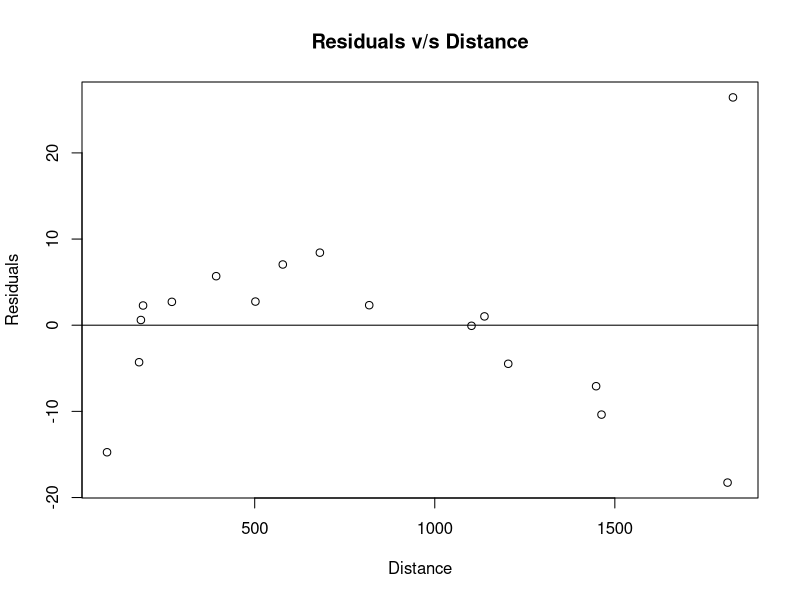
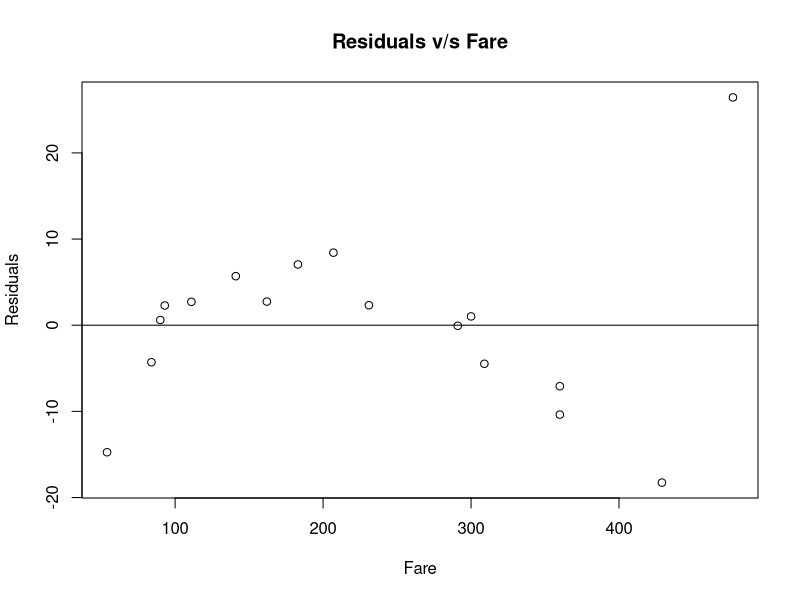
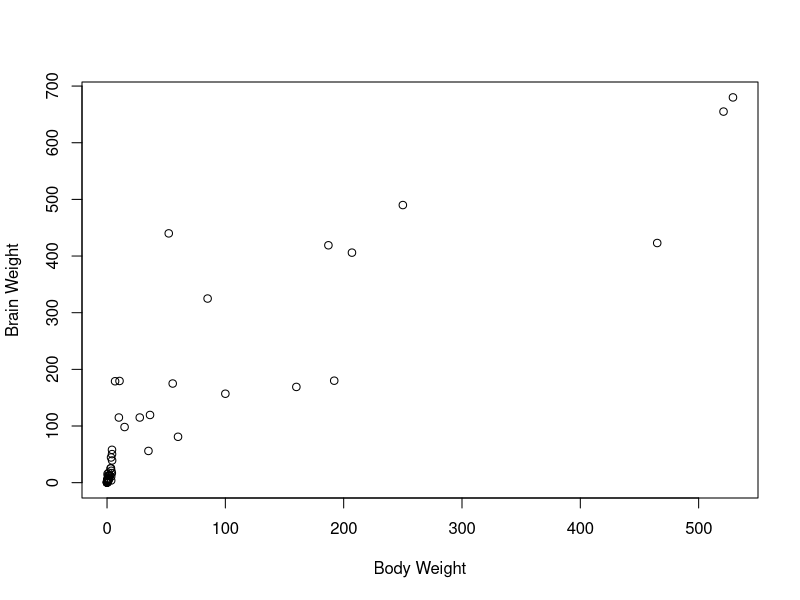
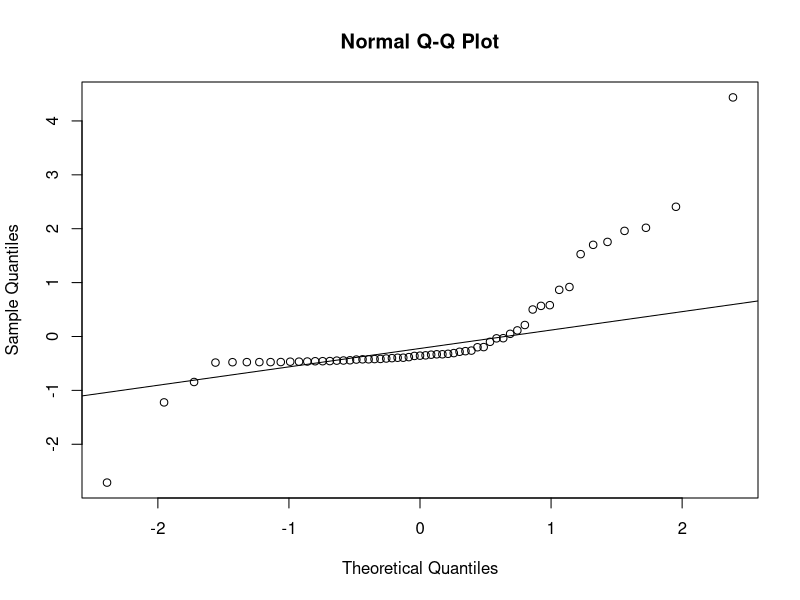
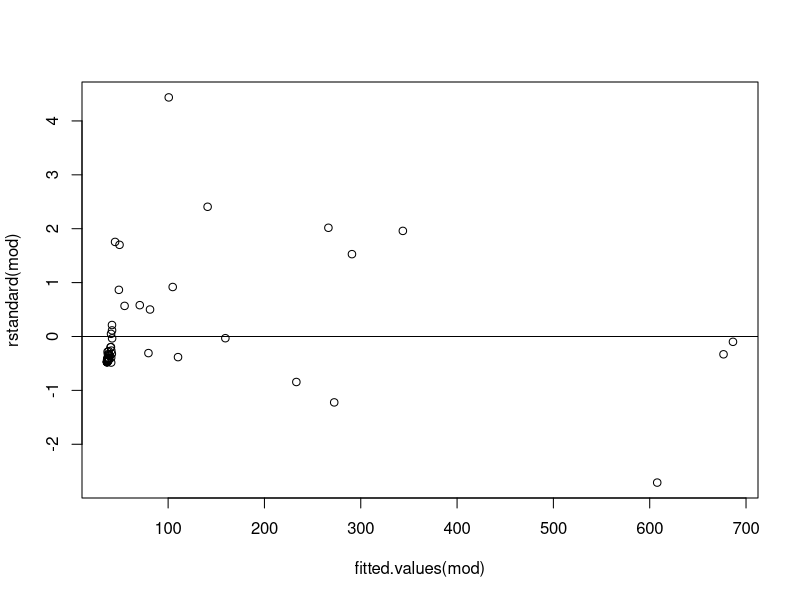
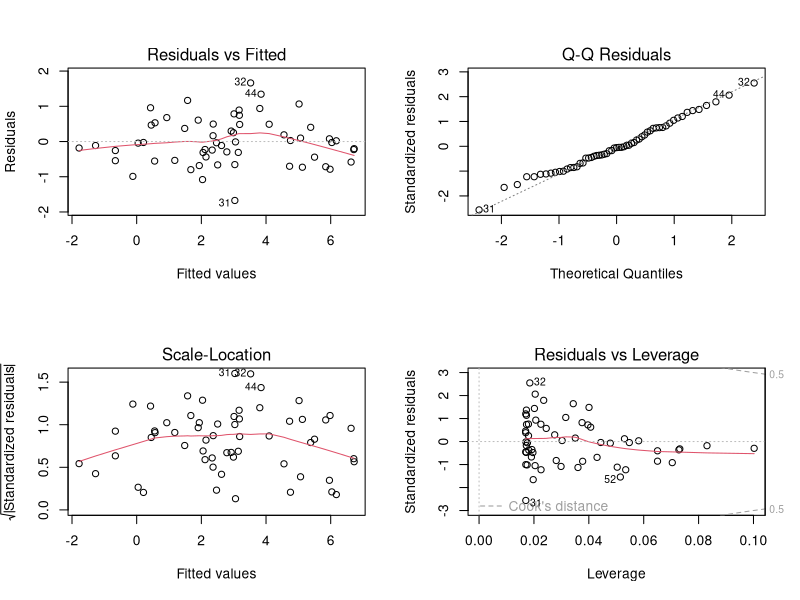

Source code (R) for these figures, in order:
## ---- chunk 1
knitr::opts_chunk$set(echo = TRUE)
## ---- chunk 2
file = read.table("airfares.txt", header=T)
xCol = file$Distance
yCol = file$Fare
mod = lm(yCol ~ xCol)
mod
## ---- chunk 3
res = resid(mod)
plot(y = res, x = xCol, ylab = "Residuals", xlab = "Distance", main = "Residuals v/s Distance")
abline(0, 0)
## ---- chunk 4
plot(y = res, x = yCol, ylab = "Residuals", xlab = "Fare", main = "Residuals v/s Fare")
abline(0, 0)
## ---- chunk 5
leverages = hatvalues(mod)
leverages
## ---- chunk 6
sResiduals = rstandard(mod)
sResiduals
## ---- chunk 7
cooksDistance = cooks.distance(mod)
cooksDistance
## ---- chunk 8
n = 100
xbar = 20
sxx = 400
xi = 30.5
hii = (1/n) + (((xi-xbar)^2)/sxx)
hii
## ---- chunk 9
n = 100
xbar = 20
sxx = 400
xi = 26.5
hii = (1/n) + (((xi-xbar)^2)/sxx)
hii
## ---- chunk 10
y11 = 5
yhat11 = 5.3
y69 = 4.5
yhat69 = 4.3
residual11 = y11-yhat11
residual69 = y69-yhat69
residual11
residual69
## ---- chunk 11
e11 = -0.3
h11 = 0.285625
e69 = 0.2
h69 = 0.115625
RSS = 24.5
n = 100
sigma = sqrt(RSS/(n-2))
r11 = e11/(sigma*sqrt(1-h11))
r69 = e69/(sigma*sqrt(1-h69))
r11
r69
## ---- chunk 12
r11 = -0.7098852
h11 = 0.285625
r69 = 0.4253454
h69 = 0.115625
D11 = (r11^2)*h11/(2*(1-h11))
D69 = (r69^2)*h69/(2*(1-h69))
D11
D69
## ---- chunk 13
file = read.csv("brainPartial.csv", header=T)
xCol = file$BodyWt
yCol = file$BrainWt
plot(x = xCol, y = yCol, ylab = "Brain Weight", xlab = "Body Weight")
## ---- chunk 14
mod = lm(yCol ~ xCol)
summary(mod)
## ---- chunk 15
slopezeromod = lm(yCol ~ I((xCol)^0))
summary(slopezeromod)
# for checking purposes finding mean of the y values
mean(yCol)
## ---- chunk 16
qqnorm(rstandard(mod))
qqline(rstandard(mod))
## ---- chunk 17
plot(x = fitted.values(mod), y = rstandard(mod))
abline(0, 0)
## ---- chunk 18
newmod = lm(log(yCol)~log(xCol))
summary(newmod)
par(mfrow=c(2,2))
plot(newmod)
